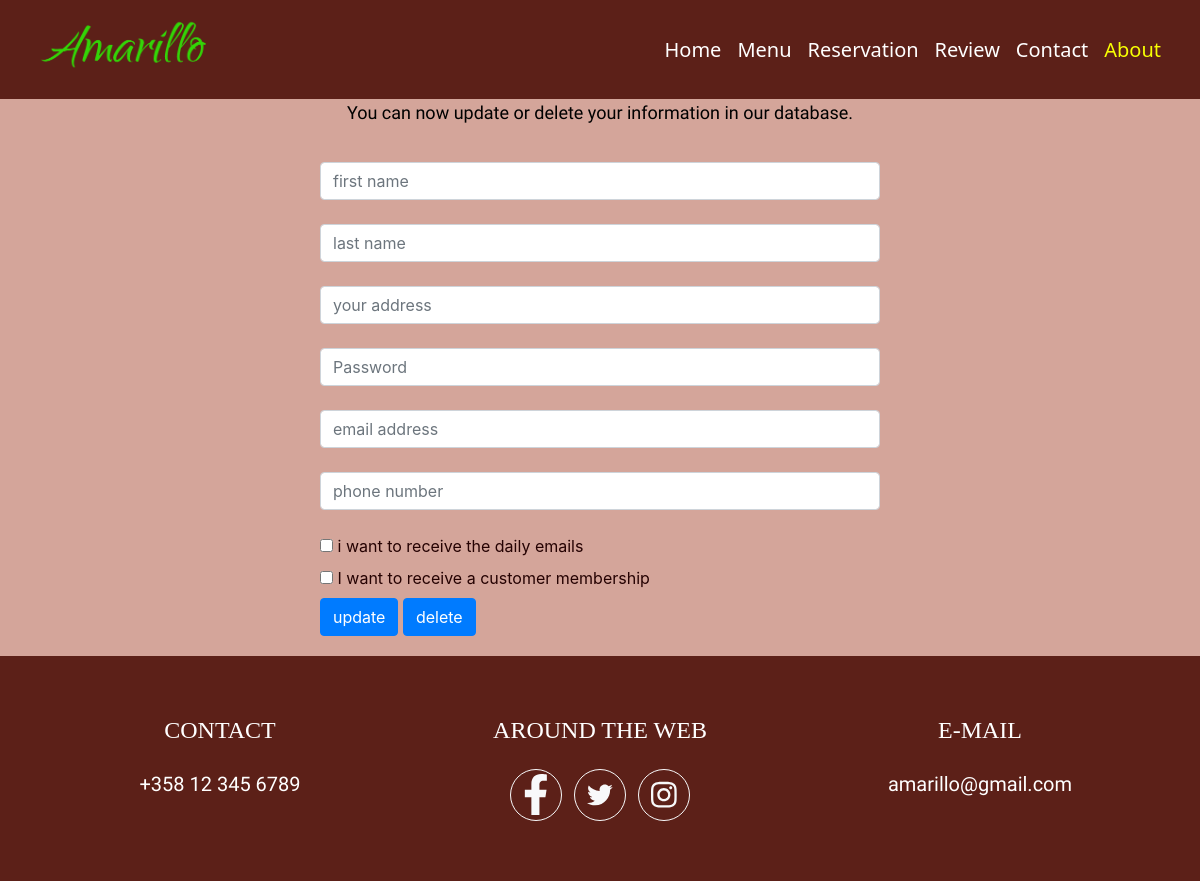
Before: /php/userupdate.php?email=keza@gmail.com with the older database file.
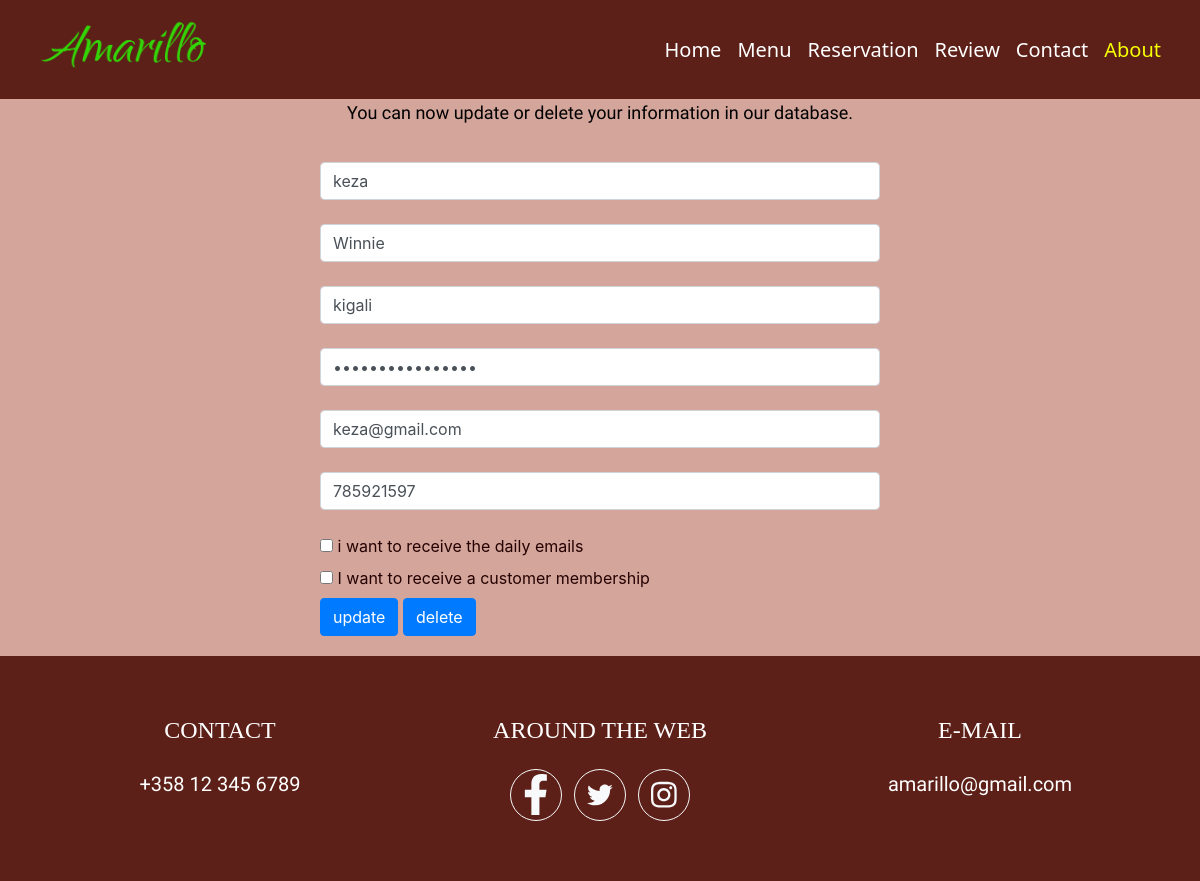
After: the same page with the newer database file.
### tables this page shows
CREATE TABLE `aisha_customer` (
    `email_address` varchar(60) NOT NULL PRIMARY KEY,
    `fname` varchar(60) NOT NULL,
    `lname` varchar(60) NOT NULL,
    `phone_nbr` varchar(12) NOT NULL,
    `address` varchar(60) NOT NULL,
    `password` varchar(60) NOT NULL,
    `membershipid` varchar(60) DEFAULT 'N1458096'
  );

### php/userupdate.php (the view, shortened to what this page needs)
<?php
include "header.php";
include "db.php";
$var=$_GET['email'];
$results=mysqli_query($conn,"SELECT * from aisha_customer where email_address='$var'");
$row= mysqli_fetch_array($results);
echo"<p style='font-size:18px;'>You can now update or delete your information in our database.</p>"
?>
<div class="col-lg-6 mx-auto text-left" style="padding:20px">
  <form method="POST">
  <input type="text" placeholder="first name" name="fname"  class="form-control" required value="<?php echo $row['fname']; ?>"><br>
  <input type="text" placeholder="last name" name="lname"  class="form-control" required value="<?php echo $row['lname']; ?>"><br>
  <input type="text" placeholder="your address" name="address"  class="form-control" required value="<?php echo $row['address']; ?>"><br>
  <input type="password" id="pass" placeholder="Password" name="password" minlength="8" class="form-control" required value="<?php echo $row['password']; ?>"><br>
  <input type="email" id="email" name="email_address" placeholder="email address" class="form-control" required value="<?php echo $row['email_address']; ?>"><br>
  <input type="tel" placeholder="phone number" name="phone_nbr"  class="form-control" optional value="<?php echo $row['phone_nbr']; ?>"><br>
  <input type="checkbox">
  <label for="daily emails" >i want to receive the daily emails</label><br>
  <input type="checkbox" name="member" value="1">
  <label for="membership"> I want to receive a customer membership</label><br>
  <input class="btn btn-primary" type="submit" value="update" name="update">
  <input class="btn btn-primary" type="submit" value="delete" name="delete">
</form>
</div>
<?php include "footer.php" ?>

### php/header.php (shortened to what this page needs)
<!DOCTYPE html>
<html lang="en">
<head>
  <link href="https://cdn.jsdelivr.net/npm/bootstrap@5.3.0-alpha1/dist/css/bootstrap.min.css" rel="stylesheet"
>
    <link rel="stylesheet" href="https://maxcdn.bootstrapcdn.com/bootstrap/4.0.0/css/bootstrap.min.css">
    <link rel="stylesheet" href="https://pro.fontawesome.com/releases/v5.10.0/css/all.css"/>
  <link rel="stylesheet" href="https://cdnjs.cloudflare.com/ajax/libs/font-awesome/4.7.0/css/font-awesome.min.css"
>
  <link href="https://cdn.datatables.net/1.13.2/css/jquery.dataTables.min.css" rel="stylesheet">
  <link rel="stylesheet" href="../style/style2.css">
  <link rel="stylesheet" href="../style/style.css">
</head>
<body>
  <div>
    <header>
      <nav class="navbar navbar-expand-sm">
        <div class="container-fluid">
          <a class="navbar-brand" href="index.php"><image class ="logo11" src="../images/logo1.png"></a>
          <div class="collapse navbar-collapse" id="collapsibleNavbar">
            <ul class="navbar-nav ms-auto mb-2 mb-lg-0">
              <li class="nav-item">
                <a <?php if(basename($_SERVER['PHP_SELF']) == 'index.php'){echo 'class="nav-link active"';} else {echo 'class="nav-link"';} ?> href="index.php">Home</a>
              </li>
              <li class="nav-item">
                <a <?php if(basename($_SERVER['PHP_SELF']) == 'menu.php'){echo 'class="nav-link active"';} else {echo 'class="nav-link"';} ?> href="menu.php">Menu</a>
              </li>
              <li class="nav-item">
                <a <?php if(basename($_SERVER['PHP_SELF']) == 'reservation.php'){echo 'class="nav-link active"';} else {echo 'class="nav-link"';} ?> href="reservation.php">Reservation</a>
              </li>
              <li class="nav-item">
                <a <?php if(basename($_SERVER['PHP_SELF']) == 'review.php'){echo 'class="nav-link active"';} else {echo 'class="nav-link"';} ?> href="review.php">Review</a>
              </li>
              <li class="nav-item">
                <a class="nav-link" href="#CU">Contact</a>
              </li>
              <li class="nav-item">
                <a <?php if(basename($_SERVER['PHP_SELF']) == 'about.php' ||basename($_SERVER['PHP_SELF']) == 'user.php'||basename($_SERVER['PHP_SELF']) == 'userinfo.php'||basename($_SERVER['PHP_SELF']) == 'userupdate.php' ){echo 'class="nav-link active"';} else {echo 'class="nav-link"';} ?> href="about.php">About</a>
              </li>
            </ul>
          </div>
        </div>
      </nav>
    </header>
    <div>

### php/footer.php (shortened to what this page needs)
</div>
<footer class="footer text-center content-helper bg-none">
  <div class="container">
    <div class="row">
      <div class="col-md-4 footer-section">
        <h4 class="text-uppercase mb-4">
          Contact
        </h4>
        <p id="CU" class="lead mb-0">
          <a class="link" href="tel:+358123456789">+358 12 345 6789</a>
        </p>
      </div>
      <div class="col-md-4 footer-section">
        <h4 class="text-uppercase mb-4">
          Around the Web</h4>
        <a class="btn btn-outline-light btn-social mx-1" href="#!">
          <svg class="svg-inline--fa fa-facebook-f fa-fw" viewBox="0 0 320 512">
            <path fill="currentColor"
              d="M279.1 288l14.22-92.66h-88.91v-60.13c0-25.35 12.42-50.06 52.24-50.06h40.42V6.26S260.4 0 225.4 0c-73.22 0-121.1 44.38-121.1 124.7v70.62H22.89V288h81.39v224h100.2V288z">
            </path>
          </svg>
        </a>
        <a class="btn btn-outline-light btn-social mx-1" href="#!">
        </a>
        <a class="btn btn-outline-light btn-social mx-1" href="#!">
        </a>
      </div>
      <div class="col-md-4 footer-section">
        <h4 class="text-uppercase mb-4">
          E-mail
        </h4>
        <p class="lead mb-0">
          <a class="link" href="mailto:amarillo@gmail.com">amarillo@gmail.com</a>
        </p>
      </div>
    </div>
  </div>
</footer>
</div>
</body>
</html>

### style/style2.css (style rules this page uses)
body { margin: auto; background-color: #D4A59A; font-size: larger; }
img { width: 100%; height: 500px; margin: auto; vertical-align: none; }
.logo11 { width: 200px; height: 100%; }
.content-helper { padding-top: 5%; padding-bottom: 5%; color: black; }
.bg-none { background: none; }
.footer { color: white; background-color: #5C2018; font-family: Georgia, 'Times New Roman', Times, serif; }
.footer .link { color: white; }
.btn-social { border-radius: 100%; display: inline-flex; width: 3.25rem; height: 3.25rem; font-size: 1.25rem; justify-content: center; align-items: center; }
p { font-weight: lighter; font-size: 30px; font-family: 'Courgette', cursive; }
* { box-sizing: border-box; }
* { padding: 0; margin: 0; box-sizing: border-box; }
.navbar { background-color: #5C2018; font-size: 24px; font-size: medium; text-align: right; }
.navbar-brand { color: #f7ff03; font: Arial; font-size: 30px; }
.navbar-nav, .nav-link { text-align: right; }
.navbar-nav .nav-link { color: #ffffff; font-family: 'Segoe UI', Tahoma, Geneva, Verdana, sans-serif; font-size: 20px; }
.navbar-nav .nav-link.active { color: #f7ff03; }

### style/style.css (style rules this page uses)
body { background-color: #D4A59A; font-size: medium; color: rgb(37, 2, 2); }
.container { width: 95%; }
* { box-sizing: border-box; }
p { text-align: center; color: black; font-size: 30px; font-family: 'Courgette', cursive; font-weight: 500; }

Changed rows visible on the page:
added aisha_customer: fname "keza", lname "Winnie", address "kigali", email_address "keza@gmail.com", phone_nbr "785921597"
